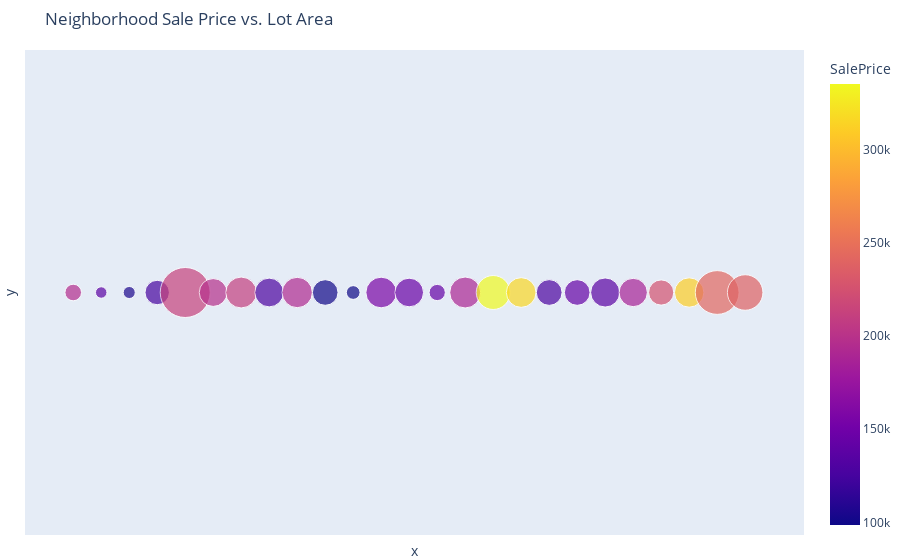

The notebook cell saved with this chart:
### Markdown cell above
Relation between Location Lot Area and sale price

### Code cell
neighborhood_data = (
    data.groupby("Neighborhood")
    .agg(SalePrice=("SalePrice", "mean"), LotArea=("LotArea", "mean"))
    .reset_index()
)

fig_neiborhood_lotArea_salPric = px.scatter(  # Changed from px.scatter_mapbox to px.scatter
    neighborhood_data,
    # No actual geographic coordinates, so we'll use a category
    # to represent neighborhoods.  Plotly can still make a useful chart.
    x=range(
        len(neighborhood_data)
    ),  # Use a simple x-axis based on the number of neighborhoods
    y=[0] * len(neighborhood_data),  # Use a dummy y-axis
    size="LotArea",
    color="SalePrice",
    hover_name="Neighborhood",
    hover_data=["SalePrice", "LotArea"],
    size_max=50,  # Adjust the maximum bubble size as needed
    title="Neighborhood Sale Price vs. Lot Area",
)

#  Customize the layout.  We remove the map and axes.
fig_neiborhood_lotArea_salPric.update_layout(
    showlegend=True,
    margin={"l": 0, "r": 0, "t": 50, "b": 0},  # Adjust margins
    xaxis={
        "showticklabels": False,
        "showgrid": False,
        "zeroline": False,
    },  # remove x axis
    yaxis={
        "showticklabels": False,
        "showgrid": False,
        "zeroline": False,
    },  # remove y axis
)
fig_neiborhood_lotArea_salPric.update_traces(
    marker=dict(sizeref=2 * neighborhood_data["LotArea"].max() / (50**2)),
)
fig_neiborhood_lotArea_salPric.show()

### Figure 1 — Plotly figure (JSON) as saved in the notebook; plotly's stock layout.template omitted (floating-point values rounded to 4 significant figures)
{"data": [{"customdata": [[194900.0, 3398.0], [137500, 1625], [104500.0, 1801], [124800.0, 7360.0], [212600.0, 30880.0], [198000.0, 9619.0], [210600.0, 11810.0], [128200.0, 10220.0], [192900.0, 11380.0], [100100.0, 8109.0], [98580.0, 2324], [156300.0, 11620.0], [145800.0, 10140.0], [142700.0, 3267.0], [189100.0, 11830.0], [335300.0, 14220.0], [316300.0, 10890.0], [128200.0, 8207.0], [142600.0, 8128.0], [136800.0, 10460.0], [186600.0, 9924.0], [225400.0, 7841.0], [310499, 10670.0], [242200.0, 23660.0], [238800.0, 15606]], "hovertemplate": "<b>%{hovertext}</b><br><br>x=%{x}<br>y=%{y}<br>LotArea=%{customdata[1]}<br>SalePrice=%{marker.color}<extra></extra>", "hovertext": ["Blmngtn", "Blueste", "BrDale", "BrkSide", "ClearCr", "CollgCr", "Crawfor", "Edwards", "Gilbert", "IDOTRR", "MeadowV", "Mitchel", "NAmes", "NPkVill", "NWAmes", "NoRidge", "NridgHt", "OldTown", "SWISU", "Sawyer", "SawyerW", "Somerst", "StoneBr", "Timber", "Veenker"], "legendgroup": "", "marker": {"color": [194900.0, 137500, 104500.0, 124800.0, 212600.0, 198000.0, 210600.0, 128200.0, 192900.0, 100100.0, 98580.0, 156300.0, 145800.0, 142700.0, 189100.0, 335300.0, 316300.0, 128200.0, 142600.0, 136800.0, 186600.0, 225400.0, 310499, 242200.0, 238800.0], "coloraxis": "coloraxis", "size": [3398.0, 1625, 1801, 7360.0, 30880.0, 9619.0, 11810.0, 10220.0, 11380.0, 8109.0, 2324, 11620.0, 10140.0, 3267.0, 11830.0, 14220.0, 10890.0, 8207.0, 8128.0, 10460.0, 9924.0, 7841.0, 10670.0, 23660.0, 15606], "sizemode": "area", "sizeref": 24.7, "symbol": "circle"}, "mode": "markers", "name": "", "orientation": "v", "showlegend": false, "type": "scatter", "x": [0, 1, 2, 3, 4, 5, 6, 7, 8, 9, 10, 11, 12, 13, 14, 15, 16, 17, 18, 19, 20, 21, 22, 23, 24], "xaxis": "x", "y": [0, 0, 0, 0, 0, 0, 0, 0, 0, 0, 0, 0, 0, 0, 0, 0, 0, 0, 0, 0, 0, 0, 0, 0, 0], "yaxis": "y"}], "layout": {"coloraxis": {"colorbar": {"title": {"text": "SalePrice"}}, "colorscale": [[0, "#0d0887"], [0.1111, "#46039f"], [0.2222, "#7201a8"], [0.3333, "#9c179e"], [0.4444, "#bd3786"], [0.5556, "#d8576b"], [0.6667, "#ed7953"], [0.7778, "#fb9f3a"], [0.8889, "#fdca26"], [1, "#f0f921"]]}, "legend": {"itemsizing": "constant", "tracegroupgap": 0}, "margin": {"b": 0, "l": 0, "r": 0, "t": 50}, "showlegend": true, "title": {"text": "Neighborhood Sale Price vs. Lot Area"}, "xaxis": {"anchor": "y", "domain": [0, 1], "showgrid": false, "showticklabels": false, "title": {"text": "x"}, "zeroline": false}, "yaxis": {"anchor": "x", "domain": [0, 1], "showgrid": false, "showticklabels": false, "title": {"text": "y"}, "zeroline": false}}}
